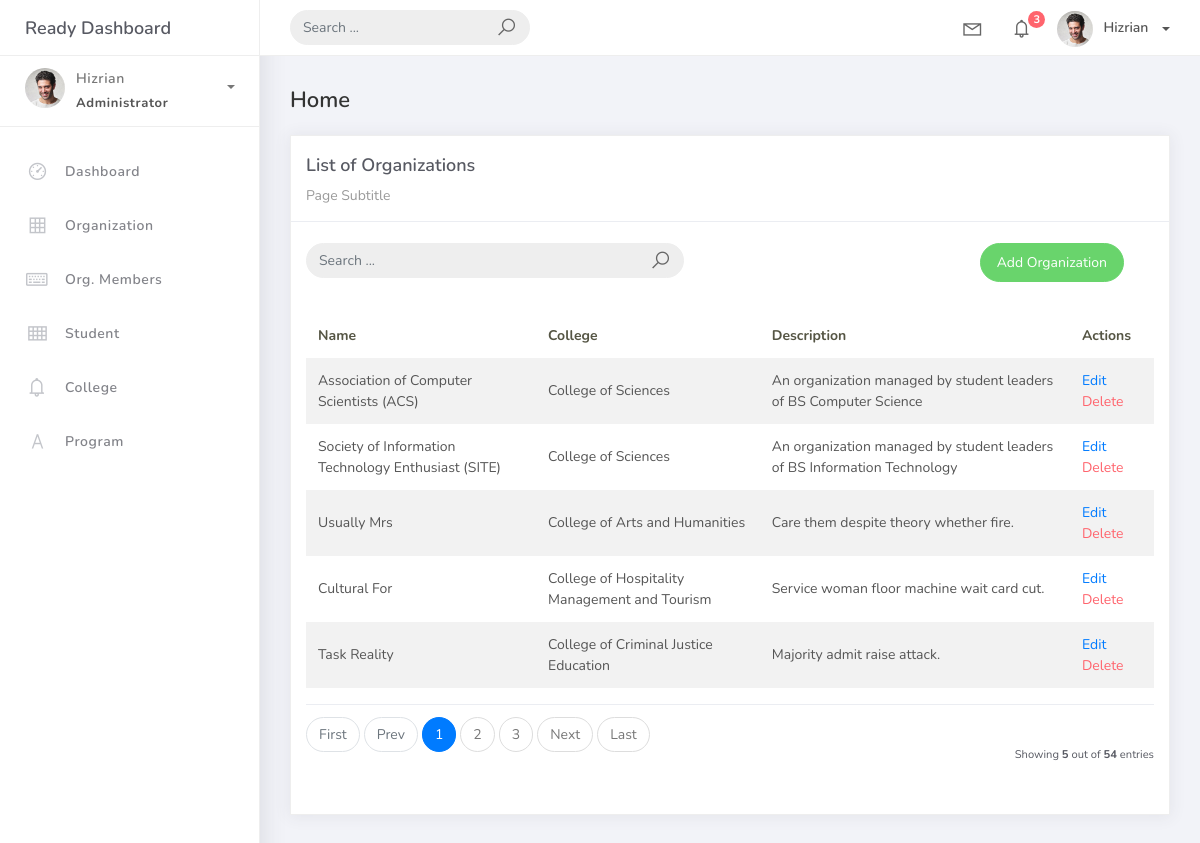
Page /organization_list/ on the earlier database version.
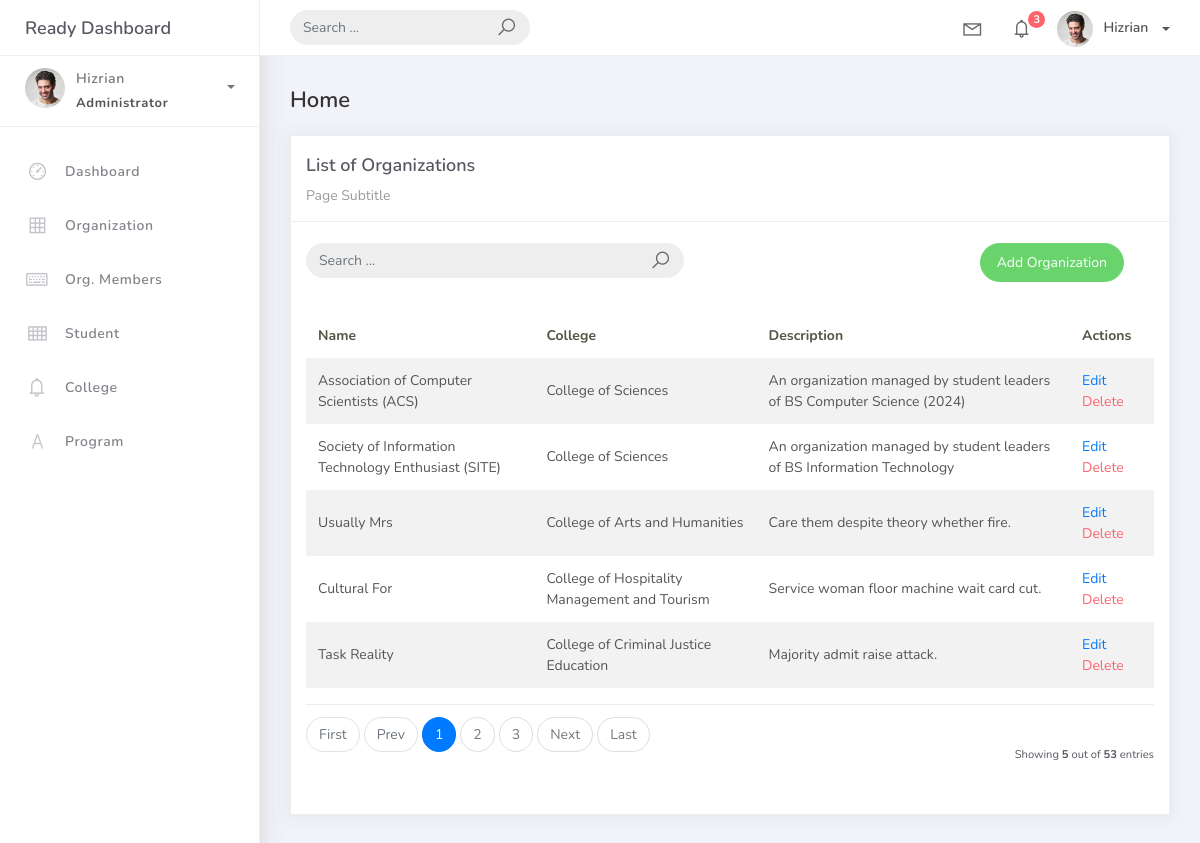
Same page on the later database version.
### studentorg/models.py (models this page shows, shortened)
class BaseModel(models.Model):
    created_at = models.DateTimeField(auto_now_add=True, db_index=True)
    upated_at = models.DateTimeField(auto_now=True)
    class Meta:
        abstract = True

class Organization(BaseModel):
    name = models.CharField(max_length=250, verbose_name="Organization Name")
    college = models.ForeignKey(
        College, null=True, blank=True, on_delete=models.CASCADE, verbose_name="College")
    description = models.CharField(max_length=500)

class College(BaseModel):
    college_name = models.CharField (max_length=150)
    def __str__(self):
        return self.college_name

### studentorg/views.py (the view)
# urls.py: path('organization_list/', OrganizationList.as_view(), name='organization-list'),
class OrganizationList(ListView):
     model = Organization
     context_object_name = 'organization'
     template_name = 'org_list.html'
     paginate_by = 5
     def get_queryset(self, *args, **kwargs):
         qs = super(OrganizationList, self).get_queryset(*args, **kwargs)
         if self.request.GET.get("q") != None:
             query = self.request.GET.get('q')
             qs = qs.filter(Q(name__icontains=query) |
                            Q(college__college_name__icontains=query) |
                            Q(description__icontains=query))
         return qs

### templates/org_list.html
{% extends 'base.html' %} {% load static %} {% block content %}
<div class="content">
  <div class="container-fluid">
    <h4 class="page-title">Home</h4>
    <div class="row">
      <div class="col-md-12">
        <div class="card">
          <div class="card-header">
            <div class="card-title">List of Organizations</div>
            <div class="card-category">Page Subtitle</div>
          </div>
          <br />
          <div class="col-md-12 row">
            <div class="col-md-6">
              <form class="navbar-left navbar-form nav-search mr-md-3" action="{% url 'organization-list' %}">
                <div class="input-group">
                  <input type="text" placeholder="Search ..." class="form-control" name="q" />
                  <div class="input-group-append">
                    <span class="input-group-text">
                      <i class="la la-search search-icon"></i>
                    </span>
                  </div>
                </div>
              </form>
            </div>
            <div class="col-md-6">
              <div class="pull-right">
                <a href="{% url 'organization-add' %}" class="btn btn-success btn-rounded">Add Organization</a>
              </div>
            </div>
          </div>
          <div class="card-body">
            <table class="table table-striped mt-3">
              <thead>
                <tr>
                  <th scope="col">Name</th>
                  <th scope="col">College</th>
                  <th scope="col">Description</th>
                  <th scope="col">Actions</th>
                </tr>
              </thead>
              <tbody>
                {% for object in object_list %}
                <tr>
                  <td>{{ object.name }}</td>
                  <td>{{ object.college }}</td>
                  <td>{{ object.description }}</td>
                  <td>
                    <a href="organization_list/{{ object.id }}">Edit</a>
                    <a href="organization_list/{{ object.id }}/delete" class="text-danger">Delete</a>
                  </td>
                </tr>
                {% empty %}
                <tr>
                  <td colspan="4" style="text-align: center">
                    <p class="text-sm font-wight-bold mb-0">No Records Found</p>
                  </td>
                </tr>
                {% endfor %}
              </tbody>
            </table>
            {% include 'includes/pagination.html' %}
          </div>
        </div>
      </div>
    </div>
  </div>
</div>
{% endblock %}

### templates/base.html (shortened to what this page needs)
{% load static %}
<!DOCTYPE html>
<html>
<head>
    <link rel="stylesheet" href="{% static 'css/bootstrap.min.css' %}">
    <link rel="stylesheet" href="{% static 'css/ready.css' %}">
    <link rel="stylesheet" href="{% static 'css/demo.css' %}">
</head>
<body>
	<div class="wrapper">
		<div class="main-header">
			<div class="logo-header">
				<a href="index.html" class="logo">
					Ready Dashboard
				</a>
			</div>
			<nav class="navbar navbar-header navbar-expand-lg">
				<div class="container-fluid">
					<form class="navbar-left navbar-form nav-search mr-md-3" action="">
						<div class="input-group">
							<input type="text" placeholder="Search ..." class="form-control">
							<div class="input-group-append">
								<span class="input-group-text">
									<i class="la la-search search-icon"></i>
								</span>
							</div>
						</div>
					</form>
					<ul class="navbar-nav topbar-nav ml-md-auto align-items-center">
						<li class="nav-item dropdown hidden-caret">
							<a class="nav-link dropdown-toggle" href="#" id="navbarDropdown" role="button" data-toggle="dropdown" aria-haspopup="true" aria-expanded="false">
								<i class="la la-envelope"></i>
							</a>
						</li>
						<li class="nav-item dropdown hidden-caret">
							<a class="nav-link dropdown-toggle" href="#" id="navbarDropdown" role="button" data-toggle="dropdown" aria-haspopup="true" aria-expanded="false">
								<i class="la la-bell"></i>
								<span class="notification">3</span>
							</a>
						</li>
						<li class="nav-item dropdown">
							<a class="dropdown-toggle profile-pic" data-toggle="dropdown" href="#" aria-expanded="false">
								<img src="{% static 'img/profile.jpg' %}" alt="user-img" width="36" class="img-circle"><span>Hizrian</span>
							</a>
							</li>
						</ul>
					</div>
				</nav>
			</div>
			<div class="sidebar">
				<div class="scrollbar-inner sidebar-wrapper">
					<div class="user">
						<div class="photo">
							<img src="{% static 'img/profile.jpg' %}">
						</div>
						<div class="info">
							<a class="" data-toggle="collapse" href="#collapseExample" aria-expanded="true">
								<span>
									Hizrian
									<span class="user-level">Administrator</span>
									<span class="caret"></span>
								</span>
							</a>
						</div>
					</div>
					<ul class="nav">
						<li class="nav-item">
							<a href="{% url 'dashboard-chart'%}">
								<i class="la la-dashboard"></i>
								<p>Dashboard</p>
							</a>
						</li>
						<li class="nav-item">
							<a href="{% url 'organization-list' %}">
								<i class="la la-table"></i>
								<p>Organization</p>
							</a>
						</li>
						<li class="nav-item">
							<a href="{% url 'orgmember-list' %}">
								<i class="la la-keyboard-o"></i>
								<p>Org. Members</p>
							</a>
						</li>
						<li class="nav-item">
							<a href="{% url 'student-list' %}">
								<i class="la la-th"></i>
								<p>Student</p>
							</a>
						</li>
						<li class="nav-item">
							<a href="{% url 'college-list' %}">
								<i class="la la-bell"></i>
								<p>College</p>
							</a>
						</li>
						<li class="nav-item">
							<a href="{% url 'program-list' %}">
								<i class="la la-font"></i>
								<p>Program</p>
							</a>
						</li>
					</ul>
				</div>
			</div>
			<div class="main-panel">
                {% block content %}
                {% endblock %}
			</div>
		</div>
</body>
</html>

### templates/includes/pagination.html (shortened to what this page needs)
{% if is_paginated %}
<div class="card-footer px-0 border-0 d-flex flex-column flex-lg-row align-items-center justify-content-between mt-3">
    <nav aria-label="Topics pagination" class="mb-4">
      <ul class="pagination">
        {% if page_obj.number > 1 %}
        <li class="page-item">
          <a class="page-link" href="?page=1">First</a>
        </li>
        {% else %}
        <li class="page-item disabled">
          <span class="page-link">First</span>
        </li>
        {% endif %}
        {% if page_obj.has_previous %}
        <li class="page-item">
          <a class="page-link" href="?page={{ page_obj.previous_page_number }}">Prev</a>
        </li>
        {% else %}
        <li class="page-item disabled">
          <span class="page-link">Prev</span>
        </li>
        {% endif %}
        {% for page_num in paginator.page_range %}
        {% if page_obj.number == page_num %}
        <li class="page-item active">
          <span class="page-link">
            {{ page_num }}
          </span>
        </li>
        {% elif page_num > page_obj.number|add:'-3' and page_num < page_obj.number|add:'3' %}
        <li class="page-item">
          <a class="page-link" href="?page={{ page_num }}">{{ page_num }}</a>
        </li>
        {% endif %}
        {% endfor %}
        {% if page_obj.has_next %}
        <li class="page-item">
          <a class="page-link" href="?page={{ page_obj.next_page_number }}">Next</a>
        </li>
        {% else %}
        <li class="page-item disabled">
          <span class="page-link">Next</span>
        </li>
        {% endif %}
        {% if page_obj.number != paginator.num_pages %}
        <li class="page-item">
          <a class="page-link" href="?page={{ paginator.num_pages }}">Last</a>
        </li>
        {% else %}
        <li class="page-item disabled">
          <span class="page-link">Last</span>
        </li>
        {% endif %}
      </ul>
    </nav>
    <div class="fw-normal small mt-4 mt-lg-0">Showing <b>{{object_list.count}}</b> out of <b>{{paginator.count}}</b> entries</div>
  </div>
{% endif %}

Differences in the rows shown:
changed Organization "Association of Computer Scientists (ACS)": description "An organization managed by student leaders of BS Computer Science" → "An organization managed by student leaders of BS Computer Science (2024)"
Other differences:
{{ paginator.count }}: "54" → "53"
